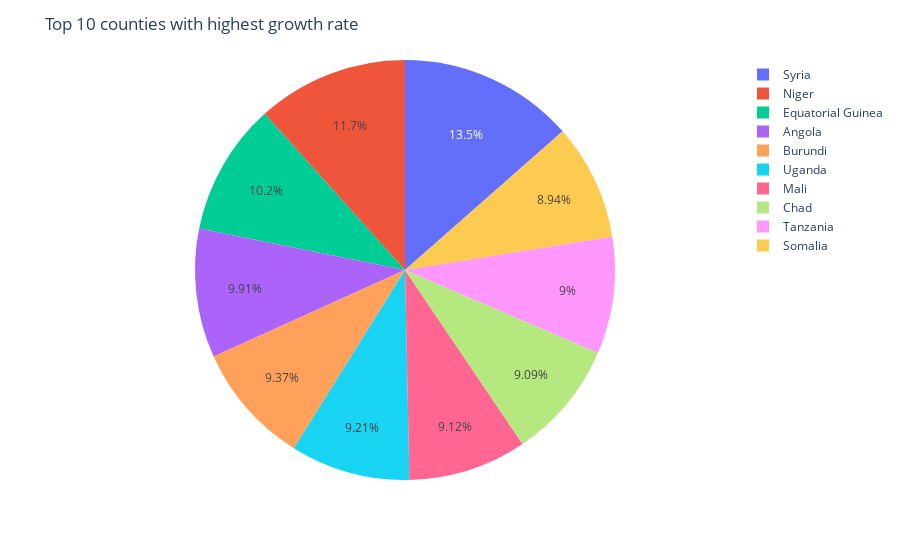

Here is the notebook cell this chart was saved with:
### Code cell
fig = px.pie(top_count, names= 'country', values= 'growth_rate', color= 'country')
fig.update_layout(title_text ='Top 10 counties with highest growth rate')
fig.show()

### Figure 1 — Plotly figure (JSON) as saved in the notebook; plotly's stock layout.template omitted (floating-point values rounded to 4 significant figures)
{"data": [{"customdata": [["Syria"], ["Niger"], ["Equatorial Guinea"], ["Angola"], ["Burundi"], ["Uganda"], ["Mali"], ["Chad"], ["Tanzania"], ["Somalia"]], "domain": {"x": [0, 1], "y": [0, 1]}, "hovertemplate": "country=%{customdata[0]}<br>growth_rate=%{value}<extra></extra>", "labels": ["Syria", "Niger", "Equatorial Guinea", "Angola", "Burundi", "Uganda", "Mali", "Chad", "Tanzania", "Somalia"], "legendgroup": "", "marker": {"colors": ["#636efa", "#EF553B", "#00cc96", "#ab63fa", "#FFA15A", "#19d3f3", "#FF6692", "#B6E880", "#FF97FF", "#FECB52"]}, "name": "", "showlegend": true, "type": "pie", "values": [4.43, 3.82, 3.34, 3.25, 3.07, 3.02, 2.99, 2.98, 2.95, 2.93]}], "layout": {"legend": {"tracegroupgap": 0}, "margin": {"t": 60}, "title": {"text": "Top 10 counties with highest growth rate"}}}
